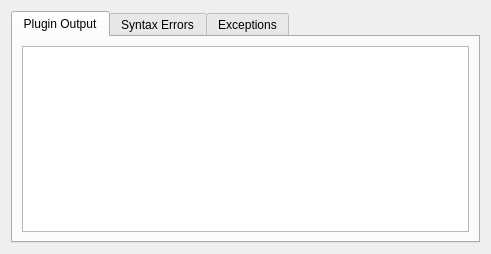
<?xml version="1.0" encoding="UTF-8"?>
<ui version="4.0">
 <class>DebugDialog</class>
 <widget class="QDialog" name="DebugDialog">
  <property name="geometry">
   <rect>
    <x>0</x>
    <y>0</y>
    <width>491</width>
    <height>254</height>
   </rect>
  </property>
  <property name="windowTitle">
   <string>Plugin debug output</string>
  </property>
  <property name="windowIcon">
   <iconset resource="../res/vidalia.qrc">
    <normaloff>:/images/16x16/applications-system.png</normaloff>:/images/16x16/applications-system.png</iconset>
  </property>
  <layout class="QGridLayout" name="gridLayout">
   <item row="0" column="0">
    <widget class="QTabWidget" name="tabWidget">
     <property name="currentIndex">
      <number>0</number>
     </property>
     <widget class="QWidget" name="outputTab">
      <attribute name="title">
       <string>Plugin Output</string>
      </attribute>
      <layout class="QVBoxLayout" name="verticalLayout">
       <item>
        <widget class="QTextEdit" name="tedOutput"/>
       </item>
      </layout>
     </widget>
     <widget class="QWidget" name="syntaxTab">
      <attribute name="title">
       <string>Syntax Errors</string>
      </attribute>
      <layout class="QVBoxLayout" name="verticalLayout_2">
       <item>
        <widget class="QTextEdit" name="tedSyntax"/>
       </item>
      </layout>
     </widget>
     <widget class="QWidget" name="errorTab">
      <attribute name="title">
       <string>Exceptions</string>
      </attribute>
      <layout class="QVBoxLayout" name="verticalLayout_3">
       <item>
        <widget class="QTextEdit" name="tedExceptions"/>
       </item>
      </layout>
     </widget>
    </widget>
   </item>
  </layout>
 </widget>
 <resources>
  <include location="../res/vidalia.qrc"/>
 </resources>
 <connections/>
</ui>
